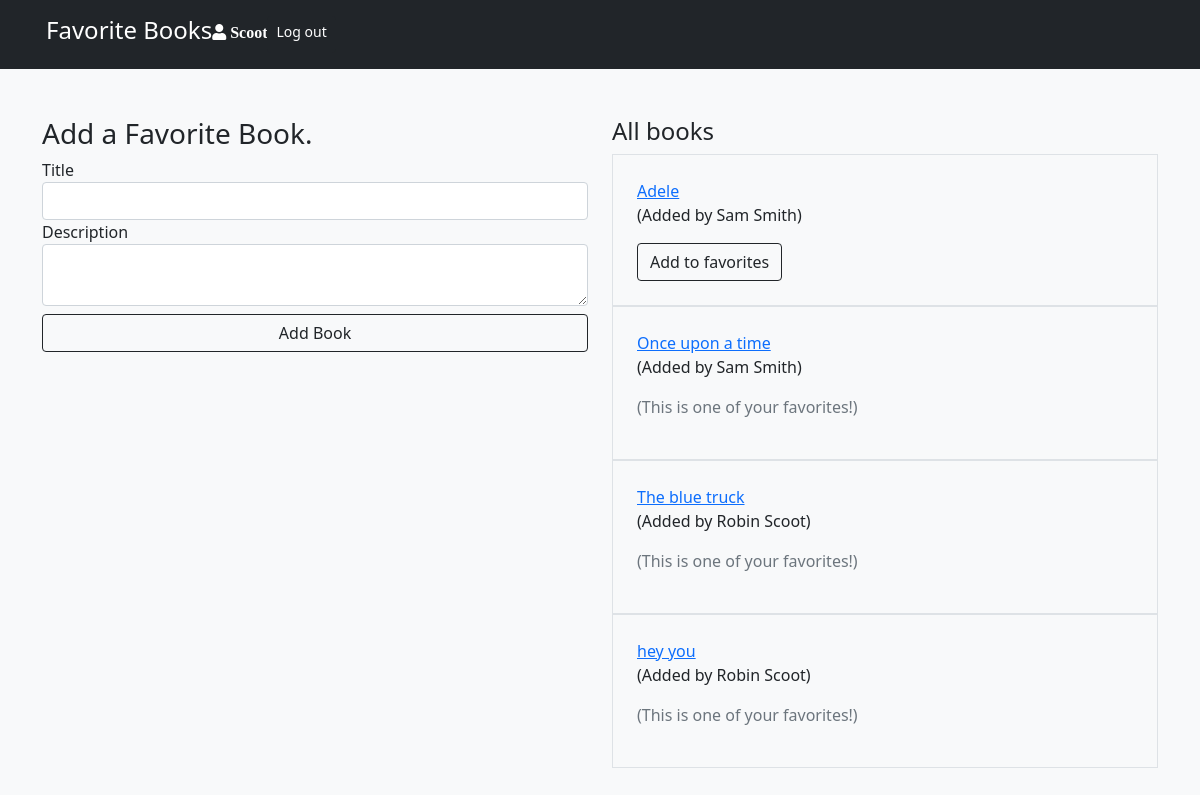
Page /books/ (signed in) on the committed database.
### login/models.py (models this page shows)
class User(models.Model):
  first_name = models.CharField(max_length=255)
  last_name = models.CharField(max_length=255)
  email = models.CharField(max_length=255)
  password = models.CharField(max_length=255)
  created_at = models.DateTimeField(auto_now_add=True)
  updated_at = models.DateTimeField(auto_now=True)
  objects = UserManager()

### books/models.py (models this page shows)
class Book(models.Model):
  title = models.CharField(max_length=255)
  description = models.TextField()
  uploader = models.ForeignKey(User, related_name="upload_books",on_delete=models.CASCADE)
  users_who_like = models.ManyToManyField(User, related_name='liked_books')
  created_at = models.DateTimeField(auto_now_add=True)
  updated_at = models.DateTimeField(auto_now=True)

### books/views.py (the view)
# urls.py: path('', views.index),
def index(request):
  context = {
    'users': User.objects.all(),
    'books': Book.objects.all(),
    'current_user': User.objects.get(id=request.session['user_id'])
  }
  if 'user_id' not in request.session:
    return redirect('/')
  else:
    return render(request, 'books/index.html', context)

### books/templates/books/index.html (shortened to what this page needs)
<!DOCTYPE html>
<html lang="en">
<head>
 <link rel="stylesheet" href="https://stackpath.bootstrapcdn.com/bootstrap/5.0.0-alpha1/css/bootstrap.min.css">
  <link rel="stylesheet" href="https://use.fontawesome.com/releases/v5.8.2/css/all.css"
>
</head>
<body class="bg-light">
  <nav class="bg-dark">
  <div class="d-flex container text-white p-3">
    <h4 class="mr-auto">Favorite Books</h4>
    <i class="fas fa-user fa-1.5x mr-4 mt-2"> {{request.session.name}}</i>
    <a href="/logout" class="btn btn-sm btn-dark text-white">Log out</a>
  </div>
  </nav>
  <div class="container mt-5">
    <div class="row">
      <div class="col-sm-6">
        <h3>Add a Favorite Book.</h3>
        <form action="/books/add_books" method="POST" class="form-group">
          <label for="tl">Title</label>
          <input type="text" name="title" id="tl" class="form-control title">
          <label for="ds">Description</label>
          <textarea name="des" id="ds" class="form-control"></textarea>
          <input type="submit" value="Add Book" class="btn btn-outline-dark mt-2 w-100 submit">
        </form>
      </div>
      <div class="col-sm-6">
        <h4>All books</h4>
        {% for book in books %}
        <div class="border p-4">
          <a href="/books/{{book.id}}">{{book.title}}</a>
          <p>(Added by {{book.uploader.first_name}} {{book.uploader.last_name}})</p>
          {% if current_user in book.users_who_like.all %}
          <p class="font-italic text-secondary">(This is one of your favorites!)</p>
          {% else %}
          <a href="/books/fav/{{book.id}}" class="btn btn-outline-dark">Add to favorites</a>
          {% endif %}
        </div>
        {% endfor %}
      </div>
  </div>
  </div>
</body>
</html>

### rows in the picture
User: session.name "Scoot"
Book: title "Adele", uploader.first_name "Sam", uploader.last_name "Smith"
Book: title "Once upon a time", uploader.first_name "Sam", uploader.last_name "Smith", shows "(This is one of your favorites!)"
Book: title "The blue truck", uploader.first_name "Robin", uploader.last_name "Scoot", shows "(This is one of your favorites!)"
Book: title "hey you", uploader.first_name "Robin", uploader.last_name "Scoot", shows "(This is one of your favorites!)"
